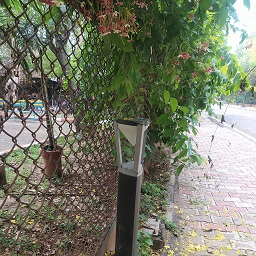
#> input picture assignment 1/10.jpg, 256 x 256 px, found by its file name
$ jupyter execute 'assignment 1.ipynb'
#> lines starting #> are read from the running program, lines starting #| are printed output that depends on the picture
[cell 1]
from PIL import Image
import cv2
import numpy as np
from matplotlib import pyplot as plt

[cell 2]
def histogram(img,n):

    pixels=[]

    for x in range(256):
        pixels.append(x)


    width,height=img.size
    counts=[]


    for i in pixels:
        temp=0
        for x in range(width):
            for y in range(height):
                if (img.getpixel((x,y))==i):
                    temp=temp+1

        counts.append(temp)


    plt.bar(pixels,counts)
    plt.xlabel("Intensity")
    plt.ylabel("Number of pixels")
    plt.title("Histogram "+n)
    plt.show()

[cell 3]
def equilization_histogram(imgGray, n):


    equ1 = cv2.equalizeHist(imgGray)
    dst1 = cv2.calcHist(equ1, [0], None, [256], [0,256])

    plt.hist(equ1.ravel(),256,[0,256])
    plt.xlabel("Intensity")
    plt.ylabel("Number of pixels")
    plt.title('Histogram '+n)
    plt.show()

# First image

[cell 4]
img1 = Image.open('10.jpg')
#> img1 is the input picture: PIL image 256x256 RGB; mean R, G, B 118.5, 122.2, 103.9
imgGray1 = img1.convert('L')
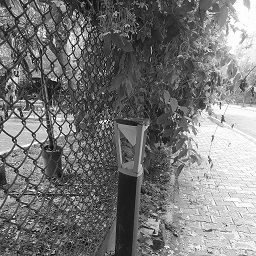
#> imgGray1: PIL image 256x256 L; min 1, max 255, mean 119

[cell 5]
histogram(imgGray1, '1.1')
#> in histogram, `plt.show()`:
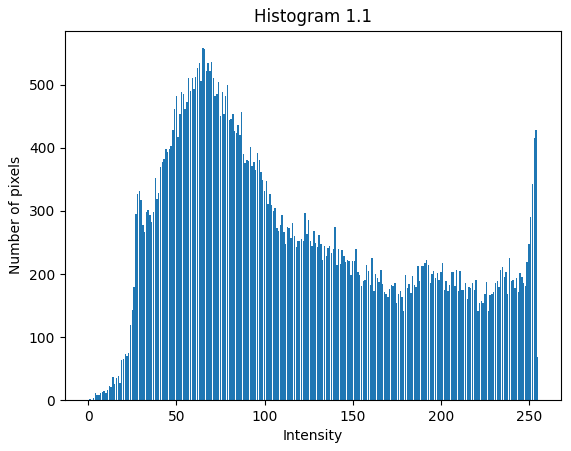
#> figure drawn by matplotlib, 1 panel; tallest bar 558 high, from x = 64.6 to 65.4

[cell 6]
imgGray1  = cv2.imread("10.jpg", cv2.IMREAD_GRAYSCALE)
#> imgGray1: shape (256, 256); min 0, max 255, mean 119

[cell 7]
equilization_histogram(imgGray1, '1.2')
#> in equilization_histogram, `equ1 = cv2.equalizeHist(imgGray)`:
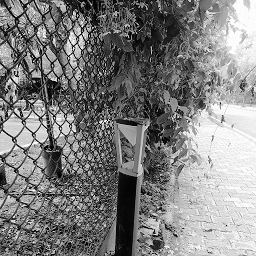
#> equ1: shape (256, 256); min 0, max 255, mean 128.1
#> in equilization_histogram, `dst1 = cv2.calcHist(equ1, [0], None, [256], [0,256])`: dst1 = 256 values, max 10 at index 24, min 0 at index 4, mean 1
#> in equilization_histogram, `plt.show()`:
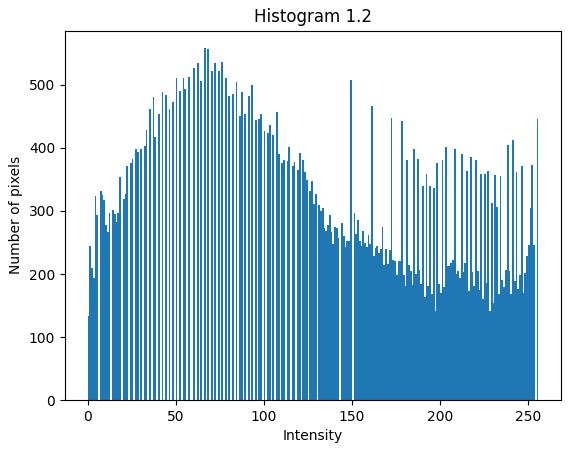
#> figure drawn by matplotlib, 1 panel; tallest bar 558 high, from x = 66 to 67

[cell 8]
equ1 = cv2.equalizeHist(imgGray1)
res1 = np.hstack((imgGray1, equ1))
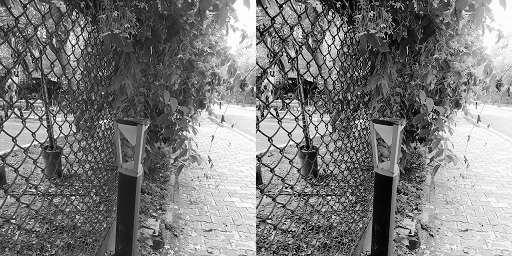
#> res1: shape (256, 512); min 0, max 255, mean 123.6

cv2.imshow('1. BEFORE vs AFTER', res1)
cv2.imwrite('1_MORNING.jpg',res1)

cv2.waitKey(0)
cv2.destroyAllWindows()

# Second image

[cell 9]
img2 = Image.open('14.jpg')
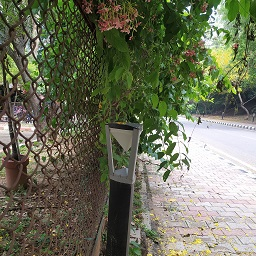
#> input picture assignment 1/14.jpg, 256 x 256 px, found by its file name
#> img2 is the input picture: PIL image 256x256 RGB; mean R, G, B 107.8, 111.3, 89
imgGray2 = img2.convert('L')
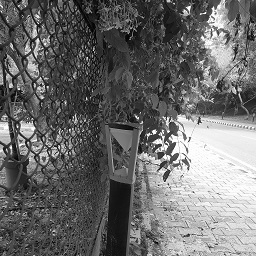
#> imgGray2: PIL image 256x256 L; min 0, max 255, mean 107.7

[cell 10]
histogram(imgGray2, '2.1')
